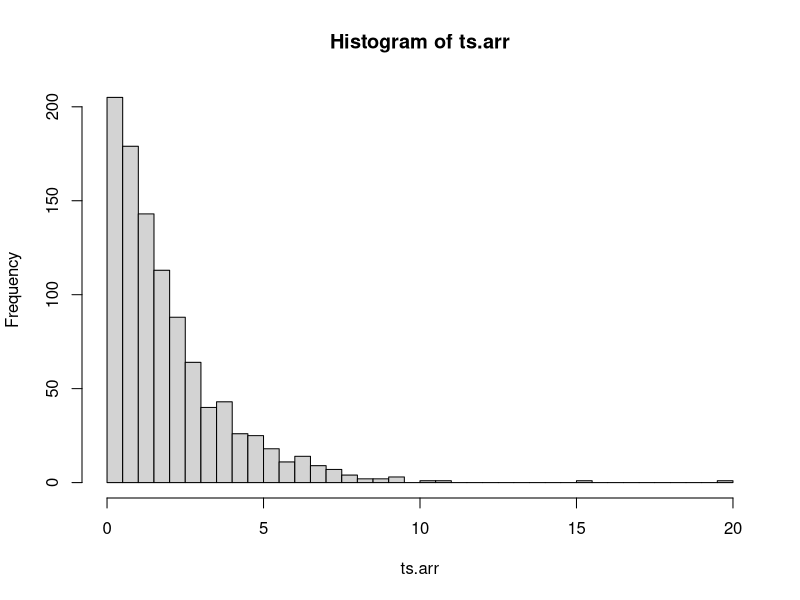
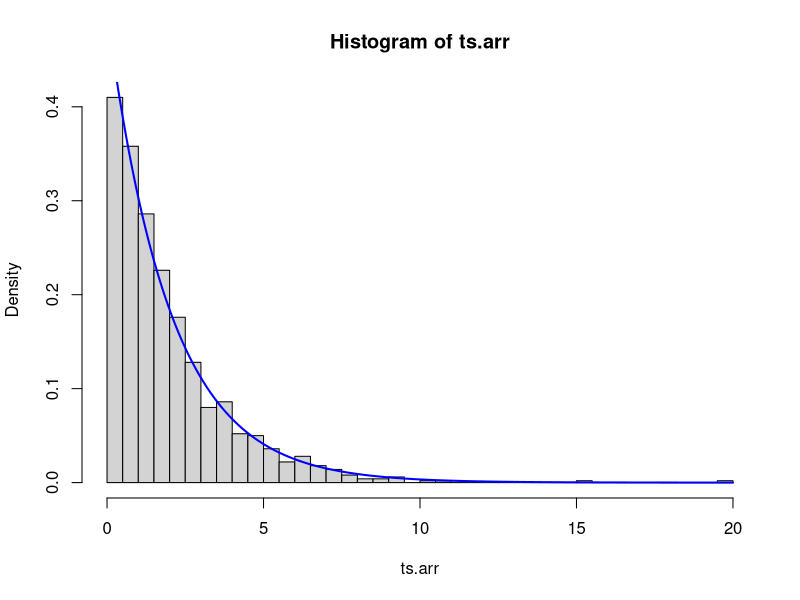

Write the R code that produced these figures, in order.
## ---- chunk 1
knitr::opts_chunk$set(echo = TRUE)
## ---- chunk 2
library(ggplot2)
library(mvtnorm)
library(MASS)
## ---- chunk 3
#when sigma is known 

mu <- c(0,0) # true population mean (mu_0)
V <- matrix(c(16,7,7,4), nrow = 2, ncol = 2, byrow = TRUE) # true cov matrix


## simulating the distribution 

# Sample size
n <- 30 

# number of samples 
sample.reps <- 1000

#test statistics array 
ts.arr <- c()

for(i in 1:sample.reps){
  # generate a sample size n 
  sample.data <- as.data.frame(rmvnorm(n, mean=mu, sigma = V))
  #calculate the sample mean 
  sample.x.bar <- colMeans(sample.data)
  
  #calculate the MD
  test.stat <- n*t(sample.x.bar-mu)%*%solve(V)%*%(sample.x.bar-mu)
  
  ts.arr <-  c(ts.arr, test.stat)
}

hist(ts.arr, breaks = 50) #histogram of the test statistics 

x.arr <- seq(0,20,length=1000)
y.fit.arr <- dchisq(x.arr, 2)

{hist(ts.arr, breaks=50, probability = T)
  lines(x.arr, y.fit.arr, col="blue",lwd=2)}

